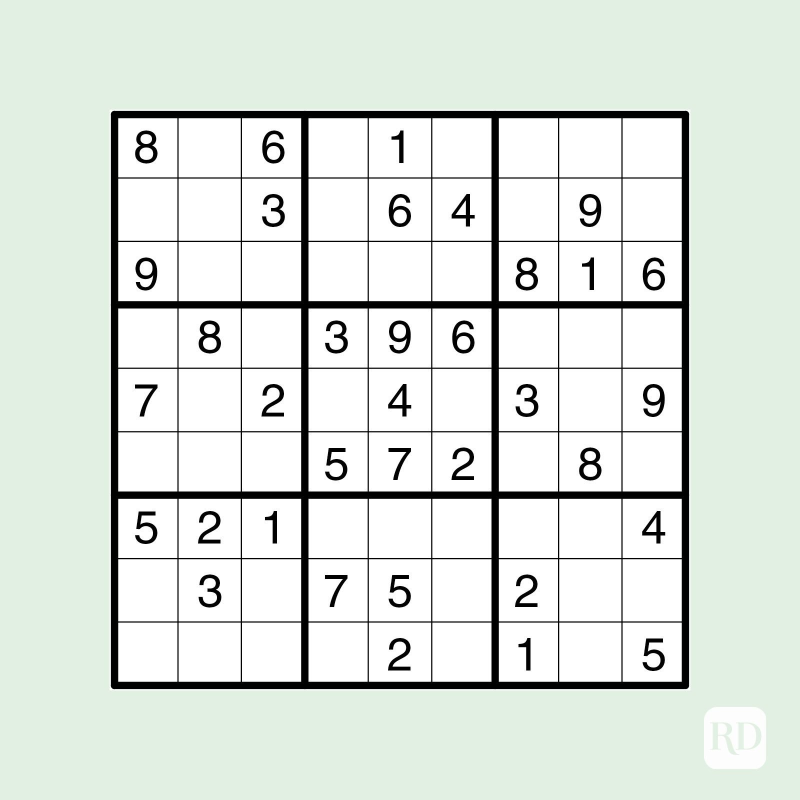
#> input picture test-puzzles/sudoku_1600x1600_1.jpg, 1600 x 1600 px (shown at 1/2 size)
$ python -i sudoku_image_processor.py   (imports and definitions only)
#> lines starting #> are read from the running program, lines starting #| are printed output that depends on the picture; after the words box and inside, x2 and y2 are one past the last pixel; in counts of white or black regions, pixels touching at a corner belong together
import cv2
import numpy as np
import pytesseract
from imutils import grab_contours
from imutils.perspective import four_point_transform
from skimage.segmentation import clear_border


class SudokuImageProcessor:
    """
    Processes and digitizes Sudoku puzzles from images.

    This class is responsible for converting images of Sudoku puzzles into digitized
    2D arrays. It involves image processing to detect the puzzle grid, extract individual
    cells, and use OCR to recognize digits. Additionally, it can overlay the solved puzzle
    back onto the original image, creating a visual representation of the solution.

    Methods:
    --------
    read_puzzle(image_path): Recognizes and digitizes a Sudoku puzzle from an image.
    overlay_solution(puzzle, solution, dest_path): Overlays the solution onto the original image.
    """

    # Constants for the Sudoku board and OCR settings
    BOARD_SIZE = 9
    FONT = cv2.FONT_HERSHEY_SCRIPT_SIMPLEX
    TESSERACT_CONFIG = '--psm 10 -c tessedit_char_whitelist=123456789'
    TESSERACT_CONFIG_2 = '--psm 6 -c tessedit_char_whitelist=123456789'

    def __init__(self, image_path=None):
        """
        Initialize the SudokuImageProcessor with an optional image path.
        Sets up initial properties and reads the puzzle if an image path is provided.
        """
        self._image_path = image_path
        self._image = None
        self._gray = None
        self._contours = None
        self._transformed_image = None
        self._puzzle = None
        if image_path:
            self.read_puzzle(image_path)

    def read_puzzle(self, image_path):
        """
        Recognize a Sudoku puzzle and return it as a 2D NumPy array.
        Loads the image, finds the puzzle contour, and extracts each cell's digit to form the Sudoku board matrix.
        """
        self._image_path = image_path
        self._image = self._load_image()
        self._gray = cv2.cvtColor(self._image, cv2.COLOR_BGR2GRAY)
        self._contours = self._get_puzzle_contour()
        if self._contours is None:
            raise ValueError("Failed to detect puzzle contours.")
        self._transformed_image = self._transform_image()

        # Initialize an empty board
        board = np.zeros((self.BOARD_SIZE, self.BOARD_SIZE), dtype="int")
        x = self._transformed_image.shape[1] // self.BOARD_SIZE
        y = self._transformed_image.shape[0] // self.BOARD_SIZE

        # Extract each cell's digit and fill the board
        for i in range(self.BOARD_SIZE):
            for j in range(self.BOARD_SIZE):
                start_x, end_x = j * x, (j + 1) * x
                start_y, end_y = i * y, (i + 1) * y
                cell_img = self._transformed_image[start_y:end_y, start_x:end_x]
                digit = self._read_cell(cell_img)
                board[i, j] = digit

        self._puzzle = board
        return board

    # [13 lines left out: function overlay_solution, not called in this run]

    def _load_image(self):
        """
        Load image from the specified path.
        Raises a FileNotFoundError if the image cannot be loaded.
        """
        image = cv2.imread(self._image_path)
#> image is the input picture: shape (1600, 1600, 3); mean B, G, R 221.5, 227.7, 221.1
        if image is None:
            raise FileNotFoundError(f"Image not found or couldn't be loaded: {self._image_path}")
        return image

    @staticmethod
    def _adaptive_threshold(image):
        """
        Apply adaptive thresholding to the image.
        Uses Gaussian blurring and adaptive thresholding for better contour detection.
        """
        blurred = cv2.GaussianBlur(image, (5, 5), 3)
        thresh = cv2.adaptiveThreshold(blurred, 255, cv2.ADAPTIVE_THRESH_GAUSSIAN_C, cv2.THRESH_BINARY, 13, 2)
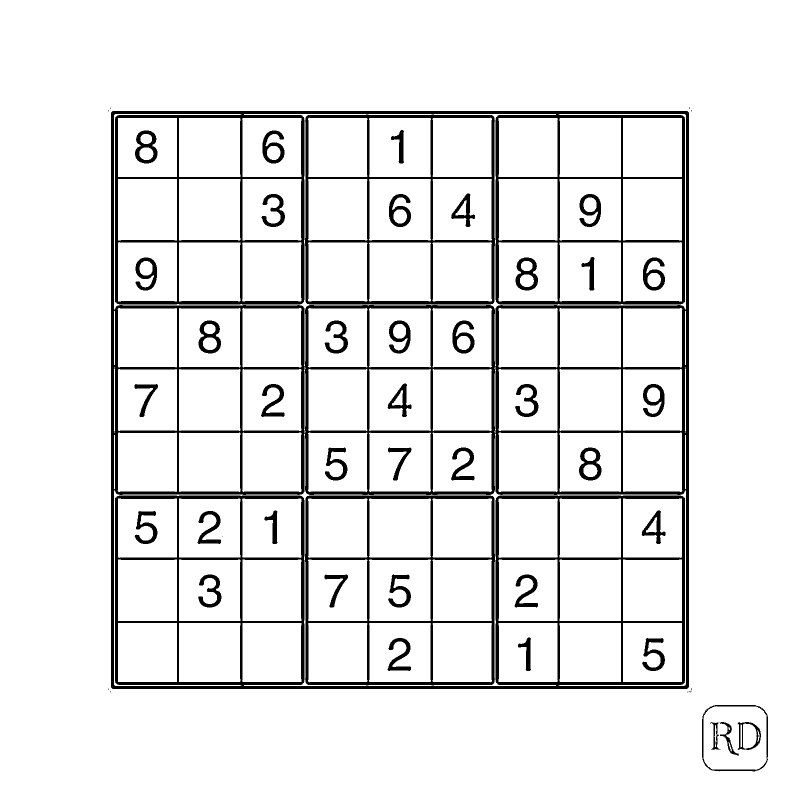
#> thresh: shape (1600, 1600) (shown at 1/2 size); 91.6% white; 53 black regions (11 under 20 px), largest, box (x1, y1, x2, y2) and area: (222, 222, 1378, 1378) 139708, (610, 230, 990, 609) 16000, (610, 991, 990, 1370) 16000
        return cv2.bitwise_not(thresh)
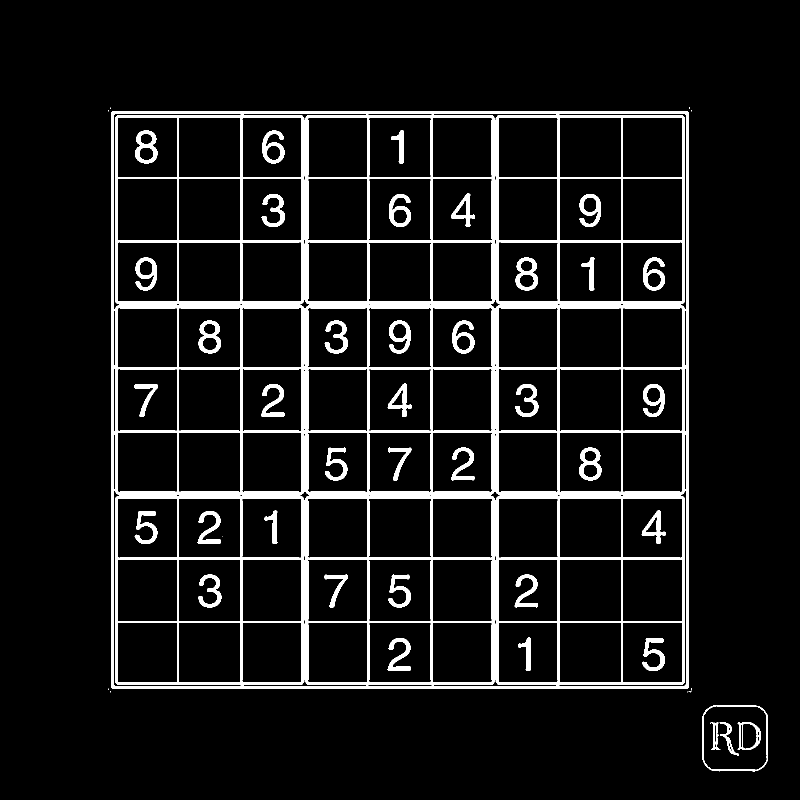
#> returned value: shape (1600, 1600) (shown at 1/2 size); 8.4% white; 53 white regions (11 under 20 px)

    def _get_puzzle_contour(self):
        """
        Identify and return the contour of the sudoku puzzle.
        Applies thresholding and finds the largest 4-sided contour, assumed to be the puzzle boundary.
        """
        thresh = self._adaptive_threshold(self._gray)
        contours = cv2.findContours(thresh.copy(), cv2.RETR_EXTERNAL, cv2.CHAIN_APPROX_SIMPLE)
#> contours = 11 contours, 9 with area under 20; largest, box (x1, y1, x2, y2) and area: (222, 222, 1378, 1378) 1334005, (1404, 1410, 1536, 1543) 16421
        contours = grab_contours(contours)  # get list of contours (ensures compatability with OpenCV 3/4)
        contours = sorted(contours, key=cv2.contourArea, reverse=True)

        # Find the largest 4-sided contour
        for contour in contours:
            perimeter = cv2.arcLength(contour, True)
            approx = cv2.approxPolyDP(contour, 0.02 * perimeter, True)
            if len(approx) == 4:
                return self._order_points(approx.reshape(4, 2)).astype(np.float32)
#> this loop made 1 pass
#> (perimeter, approx, s in _order_points, diff in _order_points) on pass 1: (4613, [[225, 222], [222, 1374], [1375, 1376], [1377, 225]], [447, 1596, 2751, 1602], [-3, 1152, 1, -1152])
#> in read_puzzle, `self._contours = self._get_puzzle_contour()`: self._contours = [[225, 222], [1377, 225], [1375, 1376], [222, 1374]]

        return None

    @staticmethod
    def _order_points(pts):
        """
        Sort the points in clockwise order.
        This is necessary for a consistent perspective transformation.
        """
        # Initialize a list of coordinates
        rect = np.zeros((4, 2), dtype="float32")

        # The top-left point will have the smallest sum whereas
        # the bottom-right point will have the largest sum
        s = pts.sum(axis=1)
        rect[0] = pts[np.argmin(s)]
        rect[2] = pts[np.argmax(s)]

        # The top-right point will have the smallest difference,
        # the bottom-left will have the largest difference
        diff = np.diff(pts, axis=1)
        rect[1] = pts[np.argmin(diff)]
        rect[3] = pts[np.argmax(diff)]

        # Return the ordered coordinates
        return rect

    def _transform_image(self):
        """
        Transform the image to a bird's-eye view of the puzzle.
        Uses the contours to apply a perspective transformation, resulting in a top-down view.
        """
        return four_point_transform(self._gray, self._contours)
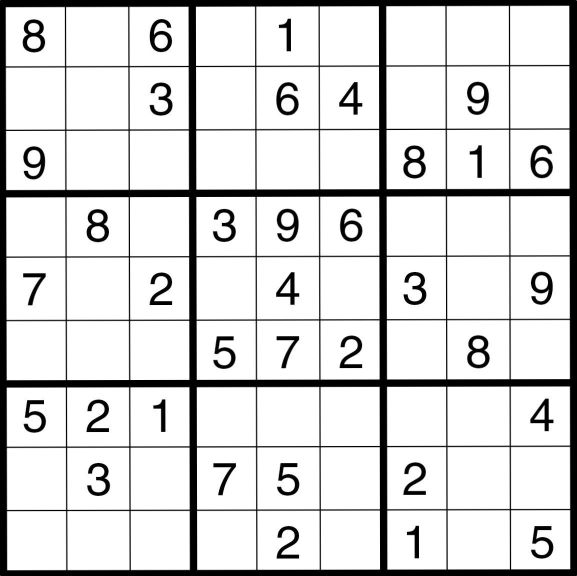
#> returned value: shape (1152, 1153) (shown at 1/2 size); min 0, max 255, mean 217.4

    # [15 lines left out: function _inverse_transform_image, not called in this run]

    def _read_cell(self, cell_image):
        """
        Recognize the digit in a cell.
        """
        # Initial preprocessing with height adjustment
        processed_cell_image = self._preprocess_cell(cell_image, height_adjust=1.10)

        if processed_cell_image is None:
            return 0

        digit_str = self._ocr_digit(processed_cell_image)

        # If initial OCR fails, reprocess without height adjustment
        if not digit_str:
            processed_cell_image = self._preprocess_cell(cell_image)
            digit_str = self._ocr_digit(processed_cell_image)

        # Apply bolding at different levels if OCR still fails
        for bold_level in range(1, 4):
            if not digit_str:
                processed_cell_image = self._bold_digit(processed_cell_image, bold_level)
                digit_str = self._ocr_digit(processed_cell_image)

        # If all above fail, try thinning the digit
        if not digit_str:
            processed_cell_image = self._thin_digit(self._preprocess_cell(cell_image), 1)
            digit_str = self._ocr_digit(processed_cell_image)

        return int(digit_str[-1]) if digit_str and digit_str[-1].isdigit() else 0

    @staticmethod
    def _preprocess_cell(cell_image, height_adjust=1.0, width_adjust=1.0):
        """
        Preprocess a Sudoku cell image for OCR.
        """
        # Constants for canvas and border size
        canvas_size = 50
        border_size = 10

        # Apply thresholding to the cell image to isolate the digit
        thresh = cv2.threshold(cell_image, 0, 255, cv2.THRESH_BINARY_INV | cv2.THRESH_OTSU)[1]
        thresh = clear_border(thresh)

        # Find contours in the image
        contours = cv2.findContours(thresh.copy(), cv2.RETR_EXTERNAL, cv2.CHAIN_APPROX_SIMPLE)
        contours = grab_contours(contours)

        # If no contours are found, return None
        if len(contours) == 0:
            return None

        # Find the largest contour, assumed to be the digit
        digit_contour = max(contours, key=cv2.contourArea)

        # Create a mask for the largest contour (digit)
        mask = np.zeros(thresh.shape, dtype="uint8")
        cv2.drawContours(mask, [digit_contour], -1, 255, -1)

        # Calculate the percentage of the cell filled by the digit
        (h, w) = thresh.shape
        percent_filled = cv2.countNonZero(mask) / float(w * h)
        if percent_filled < 0.03:
            return None

        # Find the bounding box of the largest contour (digit)
        x, y, w, h = cv2.boundingRect(digit_contour)
        digit = thresh[y:y + h, x:x + w]

        # Adjust the digit size based on the aspect ratio
        aspect_ratio = (float(w) * width_adjust) / (float(h) * height_adjust)
        new_height = canvas_size - (2 * border_size)
        new_width = int(aspect_ratio * new_height)
        if new_width > canvas_size - (2 * border_size):
            new_width = canvas_size - (2 * border_size)
            new_height = int(new_width / aspect_ratio)

        # If resizing results in zero width or height, return None
        if new_width == 0 or new_height == 0:
            return None

        # Resize the digit to fit the canvas
        digit_resized = cv2.resize(digit, (new_width, new_height))

        # Create a new blank canvas and place the digit in the center
        canvas = np.zeros((canvas_size, canvas_size), dtype="uint8")
        x_offset = (canvas_size - new_width) // 2
        y_offset = (canvas_size - new_height) // 2
        canvas[y_offset:y_offset + new_height, x_offset:x_offset + new_width] = digit_resized

        return canvas

    # [19 lines left out: functions _bold_digit, _thin_digit, not called in this run]

    def _ocr_digit(self, digit_image):
        """
        Recognize the digit from the image using Tesseract OCR.
        First attempt using psm 10 (treating the image as a single character).
        Second attempt using psm 6 (assuming a single uniform block of text).
        """
        # Return an empty string if the image is None
        if digit_image is None:
            return ""
        # First OCR attempt using psm 10
        digit_str = pytesseract.image_to_string(digit_image, config=self.TESSERACT_CONFIG).strip()
        # If first attempt failed, try again with psm 6
        if digit_str == "":
            digit_str = pytesseract.image_to_string(digit_image, config=self.TESSERACT_CONFIG_2).strip()
        return digit_str

    # [22 lines left out: function _get_transformed_solution_mask, not called in this run]

>>> result = SudokuImageProcessor().read_puzzle('test-puzzles/sudoku_1600x1600_1.jpg')
#> after the loop in read_puzzle, `for i in range(self.BOARD_SIZE):`:
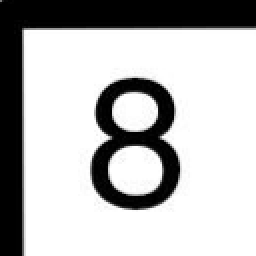
#> cell_img: shape (128, 128) (shown 2 times larger); min 0, max 255, mean 184.1
#> (the run stopped early here; a loop or call above may not have finished)
